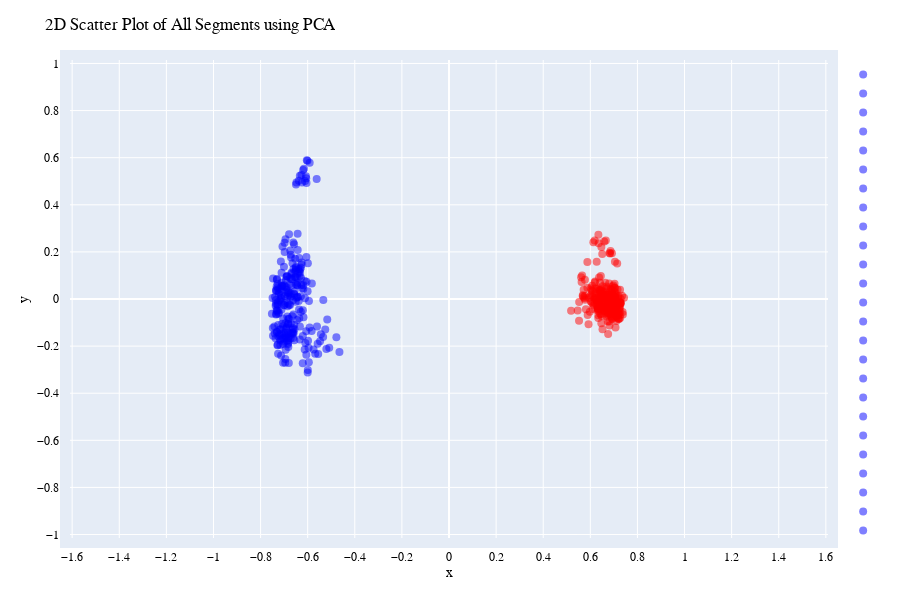

Here is the notebook cell this chart was saved with:
### Code cell
embeddings = []
video_names = []
embedding_options = []
offsets = []

for segment in segments:
    embeddings.append(segment["embedding"])
    video_names.append(f"{segment['filename']}")
    embedding_options.append(segment["embedding_option"])
    offsets.append(segment["offset"])

# Reduce the dense vector embedding's dimensions from 1,024 to 3 using PCA for visualization
pca = PCA(n_components=2)
vis_dims_2d = pca.fit_transform(embeddings)

print(f"Reduced dimensions shape (2d): {vis_dims_2d.shape}")

fig = go.Figure()

# Search results
for i, video_name in enumerate(video_names):
    x = np.array([vis_dims_2d[i, 0]])
    y = np.array([vis_dims_2d[i, 1]])
    if embedding_options[i] == "visual-text":
        color = "blue"
    elif embedding_options[i] == "audio":
        color = "red"
    else:
        color = "green"

    fig.add_trace(
        go.Scatter(
            x=x,
            y=y,
            mode="markers",
            marker=dict(
                size=8,
                opacity=0.5,
                symbol="circle",
                color=color,
            ),
            name="",
            hovertemplate=f"Video: {video_names[i]}<br>Segment: {offsets[i]}</br>Embedding type: {embedding_options[i]}",
        )
    )


fig.update_layout(
    # autosize=True,
    width=900,
    height=600,
    font=dict(size=12, color="black", family="Arial, sans-serif"),
    title="2D Scatter Plot of All Segments using PCA",
    margin=dict(l=30, r=30, b=30, t=60, pad=10),
    xaxis=dict(title="x", range=[-1, 1], tickmode="linear", dtick=0.2),
    yaxis=dict(title="y", range=[-1, 1], tickmode="linear", dtick=0.2),
    xaxis_scaleanchor="y",
    yaxis_scaleanchor="x",
    yaxis_scaleratio=1,
    xaxis_scaleratio=1,
    showlegend=True,
)
fig.show()
